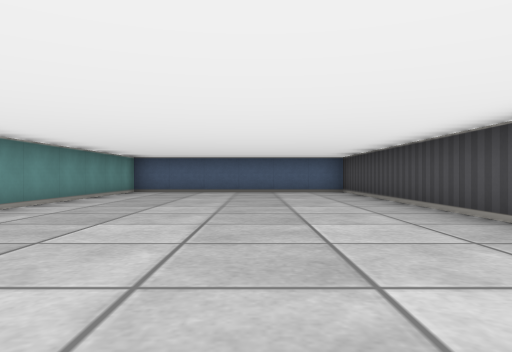
[1] (above)

24 first-person views from a walk through a cub3D level. The camera is about half as high as the walls, looks level and sees 70° across. The floor is counted in squares. Each view is taken from the middle of a square. On the plan, view 1 faces up. The plan holds only what a view shows up to about 9 squares ahead; the rest is blank.

[2]
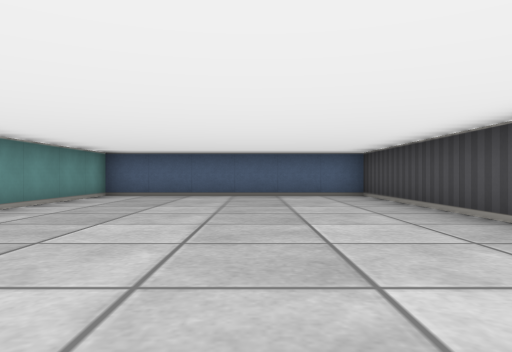

[3]
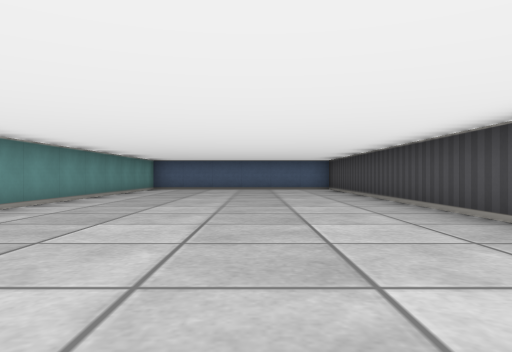

[4]
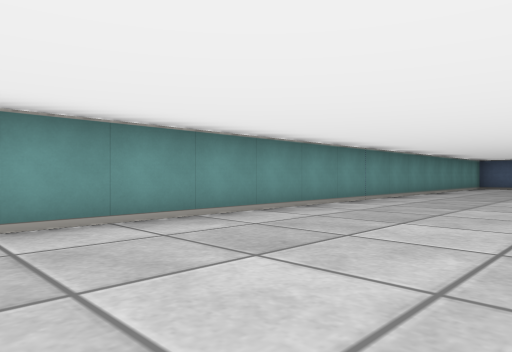

[5]
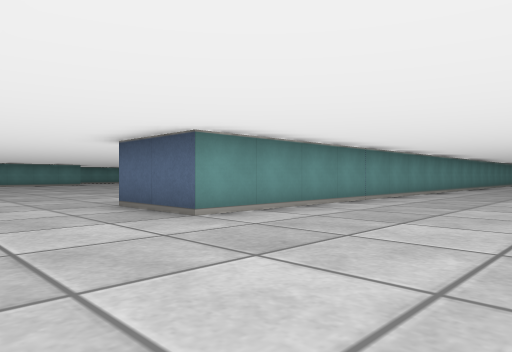

[6]
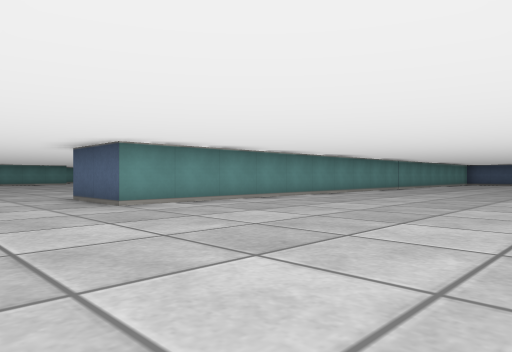

[7]
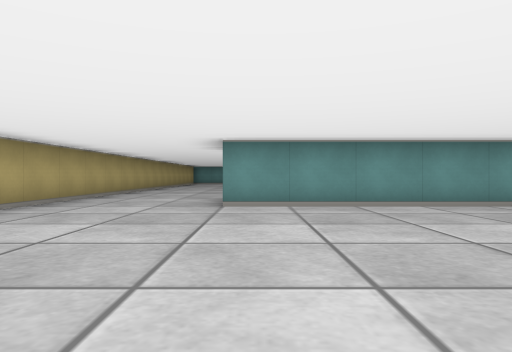

[8]
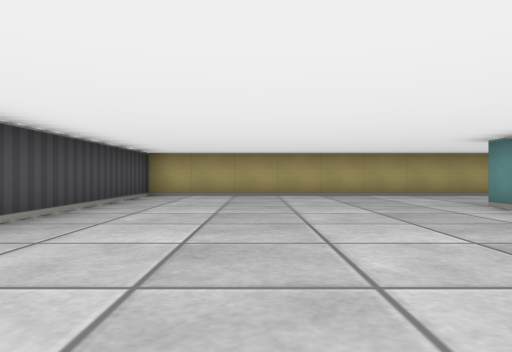

[9]
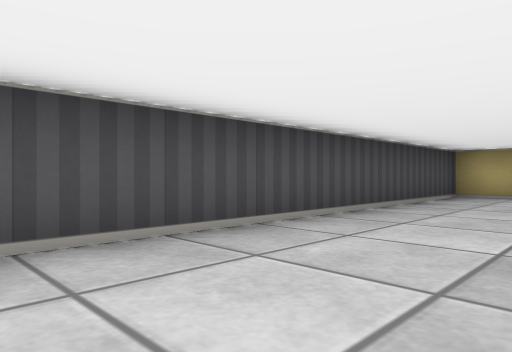

[10]
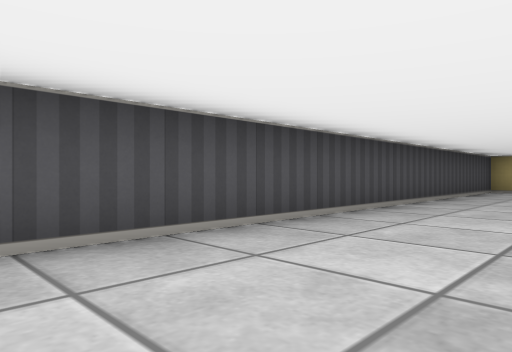

[11]
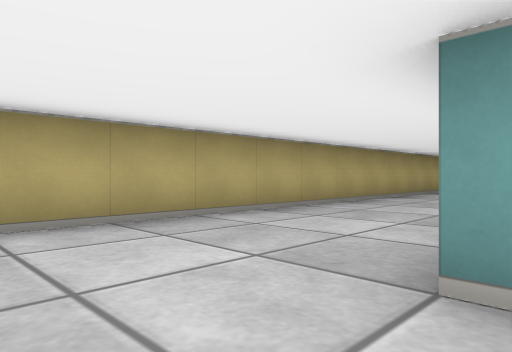

[12]
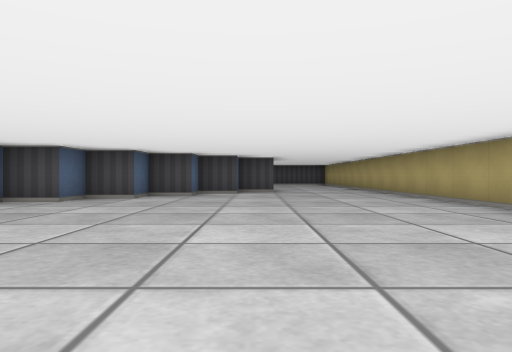

[13]
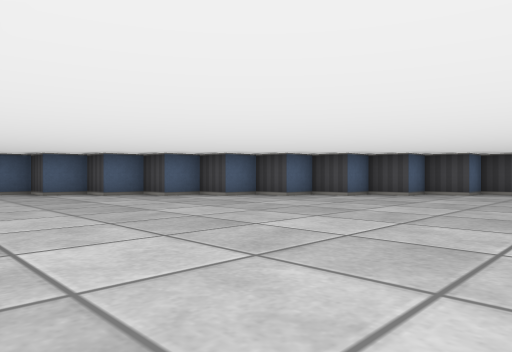

[14]
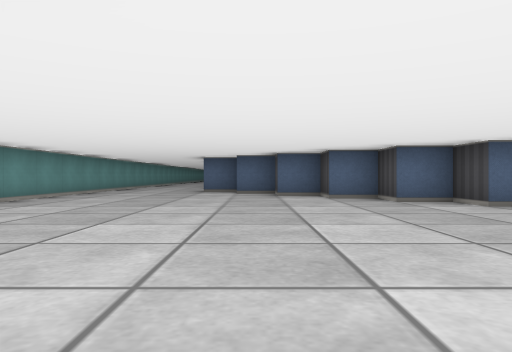

[15]
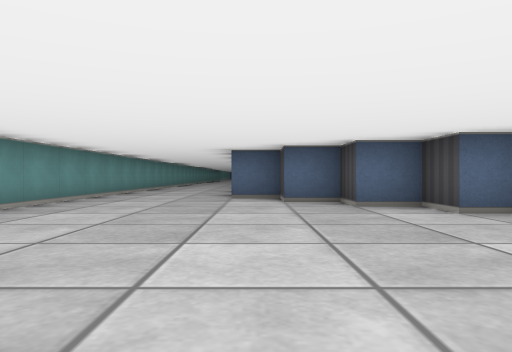

[16]
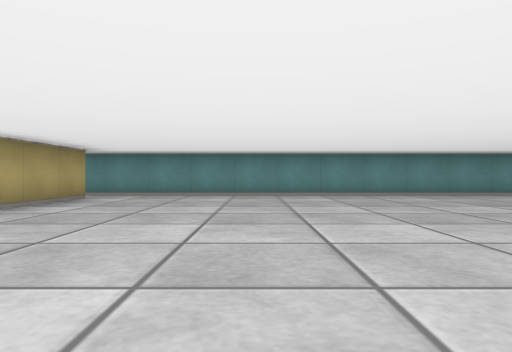

[17]
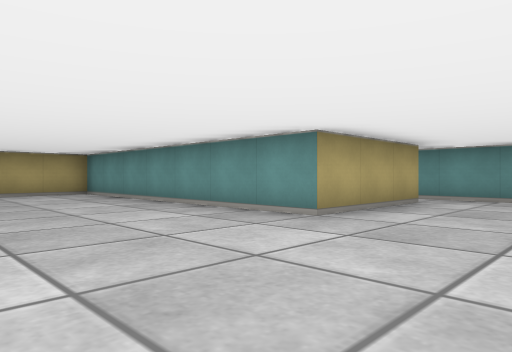

[18]
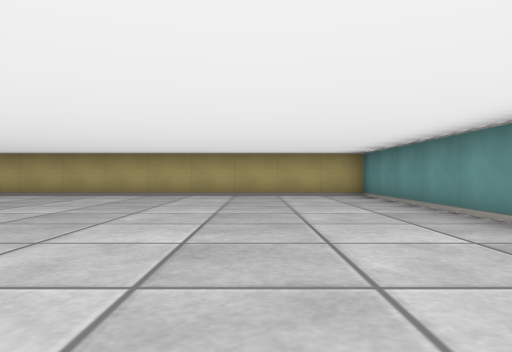

[19]
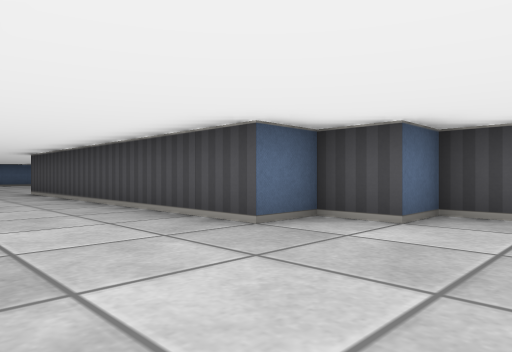

[20]
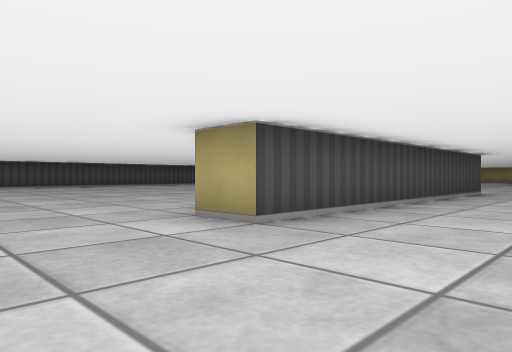

[21]
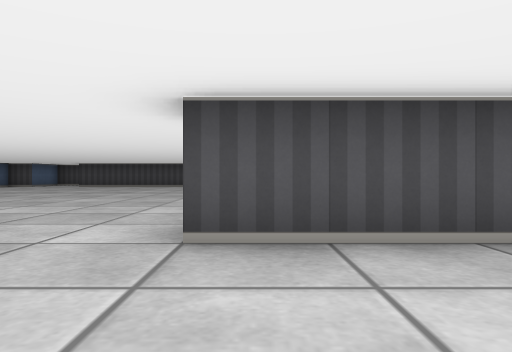

[22]
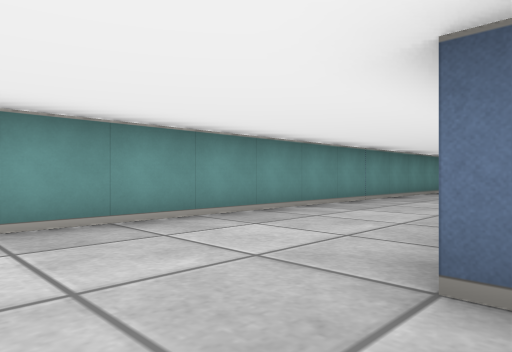

[23]
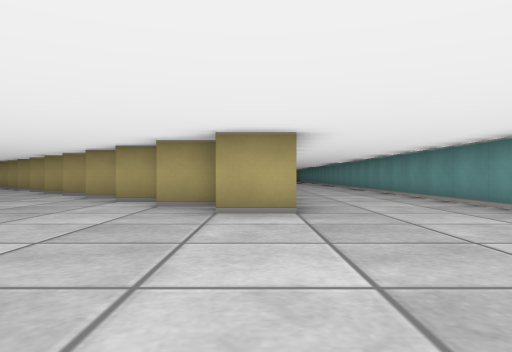

[24]
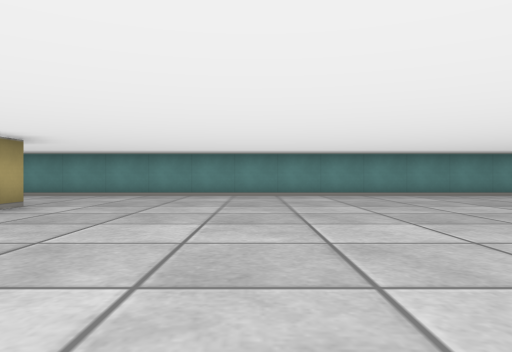

### Floor plan
Points are (right, up) in squares from view 1. A wall is a line through its corners. A room is listed if a view was taken in it or the views show most of it. See-through windows are left out.
Room 1 (views 1, 2, 3, 4, 5, 6, 7, 8, 9, 10, 11, 12, 13, 14, 15, 16, 17, 18, 19, 21, 22)
walls: (-10.8, -1.5) (-11.5, -1.5) (-11.5, -0.8); (-11.8, -0.5) (-12.5, -0.5) (-12.5, 0.2); (-12.8, 0.5) (-13.5, 0.5) (-13.5, 1.2); (-13.8, 1.5) (-14.5, 1.5) (-14.5, 2.5) (-15.5, 2.5) (-15.5, 3.5) (-16.5, 3.5) (-16.5, 4.5) (-17.5, 4.5) (-17.5, 5.5) (-18.5, 5.5) (-18.5, 6.5) (-19.5, 6.5) (-19.5, 14.5); (-7.5, -5.6) (-7.5, -4.5) (-8.5, -4.5) (-8.5, -3.5) (-9.5, -3.5) (-9.5, -2.5) (-10.5, -2.5) (-10.5, -1.8); (-21.5, -3.5) (-18.5, -3.5) (-18.5, -10.5) (2.5, -10.5) (2.5, 10.5) (-3.5, 10.5) (-3.5, -7.5) (-5.5, -7.5); (-22.5, 15.5) (-22.5, -4)
ways out: opening at (-21, 14.7) to room 2
Room 2 (views 20, 23, 24)
walls: (-22.5, 24) (-22.5, 15.5); (-19.5, 14.5) (-18.5, 14.5); (-18.5, 13.5) (-17.5, 13.5); (-17.2, 12.5) (-16.5, 12.5); (-16.1, 11.5) (-15.5, 11.5); (-15.1, 10.5) (-14.5, 10.5)
ways out: opening at (-21, 14.7) to room 1

Where each view was taken, in squares from view 1:
view 1: 0 up, 0 right, facing up
view 2: 2 up, 0 right, facing up
view 3: 2 down, 0 right, facing up
view 4: 4 down, 0 right, facing up-left
view 5: 10 down, 0 right, facing up-left
view 6: 10 down, 2 right, facing up-left
view 7: 7 down, 2 right, facing left
view 8: 2 down, 0 right, facing down
view 9: 2 down, 0 right, facing down-right
view 10: 1 up, 0 right, facing down-right
view 11: 7 down, 2 left, facing down-left
view 12: 7 down, 16 left, facing right
view 13: 7 down, 18 left, facing up-right
view 14: 4 down, 18 left, facing up
view 15: 1 down, 19 left, facing up
view 16: 0 up, 14 left, facing left
view 17: 1 down, 15 left, facing down-left
view 18: 2 down, 16 left, facing down
view 19: 4 up, 22 left, facing up-right
view 20: 17 up, 22 left, facing down-right
view 21: 14 up, 22 left, facing right
view 22: 5 up, 19 left, facing up-left
view 23: 19 up, 19 left, facing down
view 24: 18 up, 14 left, facing left
